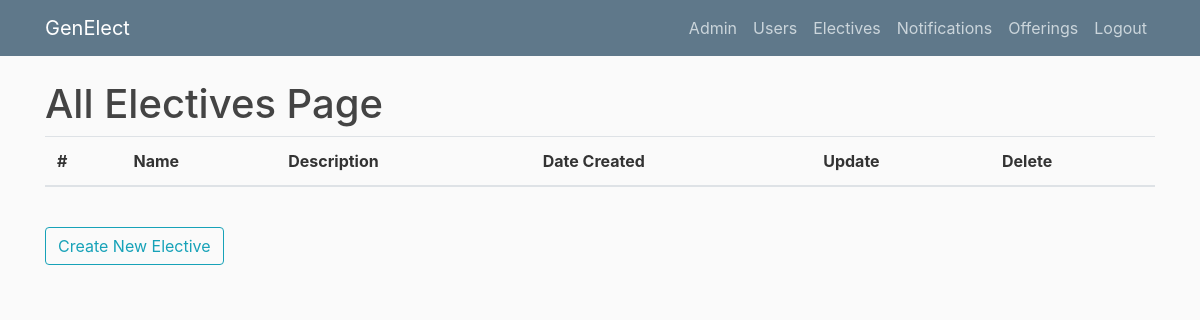
Page /allelectives (signed in) on the earlier database version.
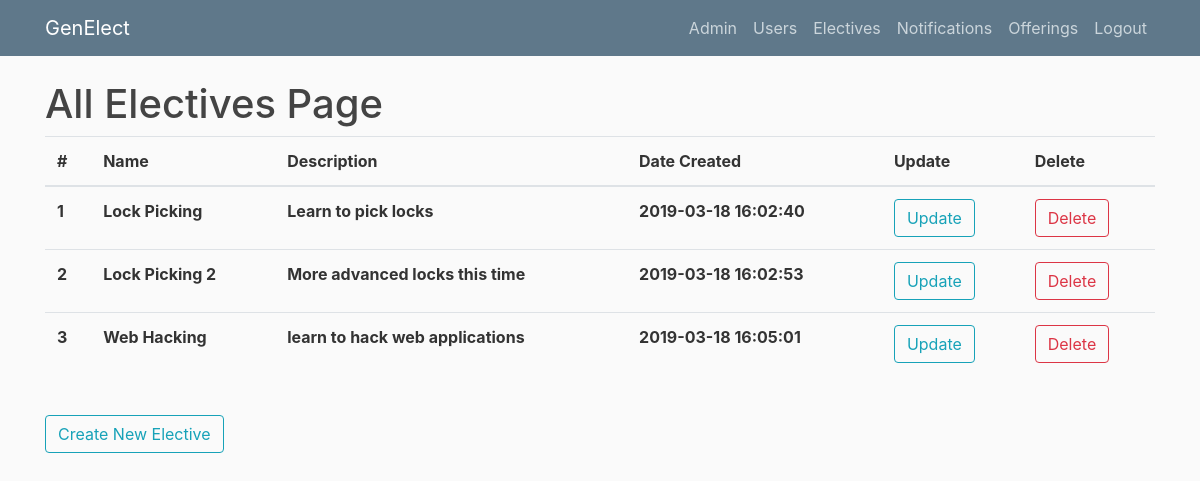
Same page on the later database version.
### genElect/models.py (models this page shows)
class Base(db.Model):
    __abstract__ = True
    id = db.Column(db.Integer, primary_key=True, autoincrement=True)
    date_created = db.Column(db.DateTime, default=db.func.current_timestamp())
    date_modified = db.Column(db.DateTime, default=db.func.current_timestamp(),
            onupdate=db.func.current_timestamp())

class Electives(Base):
    __tablename__ = 'electives'
    name = db.Column(db.String(100))
    description = db.Column(db.String(500))
    prerequisites = db.relationship('Prerequisites', backref='elective', lazy=True)
    offerings = db.relationship('Offerings', backref='elective', lazy=True)
    completed_users = db.relationship('Completions', backref='elective', lazy=True)

### genElect/__init__.py (the view)
@app.route("/allelectives")
def allelectives():
    if current_user.is_authenticated and (current_user.role == "admin" or current_user.role == "instructor"):
        electives = Electives.query.all()
        return render_template('allelectives.html', electives=electives, title="Electives")
    else:
        return render_template('denied.html')

### genElect/__init__.py (called while the page is built)
@login_manager.user_loader
def load_user(user_id):
    return Users.query.get(int(user_id))

### genElect/templates/allelectives.html
{% extends "layout.html" %}
{% block content %}
    <h1>All Electives Page</h1>
	<table class="table">
	  <thead>
	    <tr>
	      <th scope="col">#</th>
	      <th scope="col">Name</th>
	      <th scope="col">Description</th>
	      <th scope="col">Date Created</th>
	      <th scope="col">Update</th>
	      <th scope="col">Delete</th>
	    </tr>
	  </thead>
	  <tbody>
	  	{% for elective in electives %}
	    <tr>
	      <th scope="row">{{elective.id}}</th>
	      <th scope="row">{{elective.name}}</th>
	      <th scope="row">{{elective.description}}</th>
	      <th scope="row">{{elective.date_created}}</th>
	      <th scope="row"><button type="button" onclick="window.location.href = '/editelective/{{elective.id}}'" class="btn btn-outline-info">Update</button></th>
	      <th scope="row"><button type="button" onclick="window.location.href = '/deleteelective/{{elective.id}}'" class="btn btn-outline-danger">Delete</button></th>
	    </tr>
	    {% endfor %}
	  </tbody>
	</table>
    <br><button type="button" onclick="window.location.href = '/createelective'" class="btn btn-outline-info">Create New Elective</button>
{% endblock content %}

Differences in the rows shown:
added Electives: id "1", name "Lock Picking", description "Learn to pick locks", date_created "2019-03-18 16:02:40"
added Electives: id "2", name "Lock Picking 2", description "More advanced locks this time", date_created "2019-03-18 16:02:53"
added Electives: id "3", name "Web Hacking", description "learn to hack web applications", date_created "2019-03-18 16:05:01"
